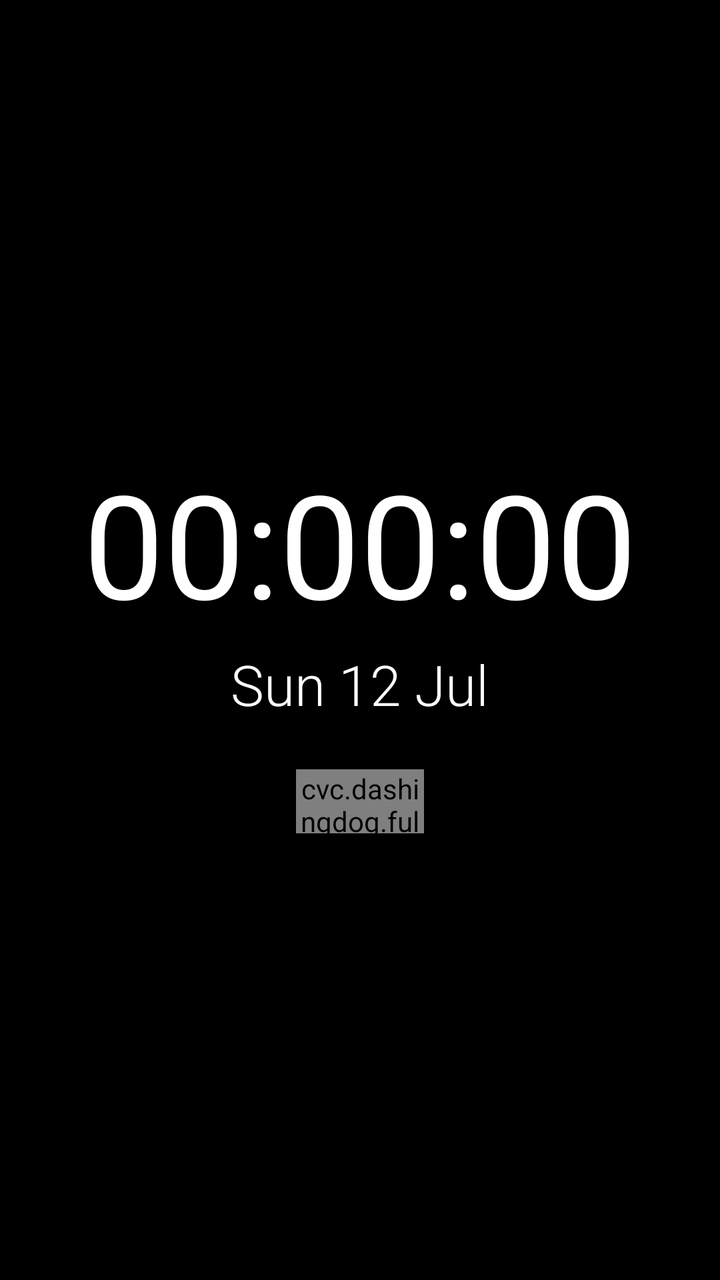
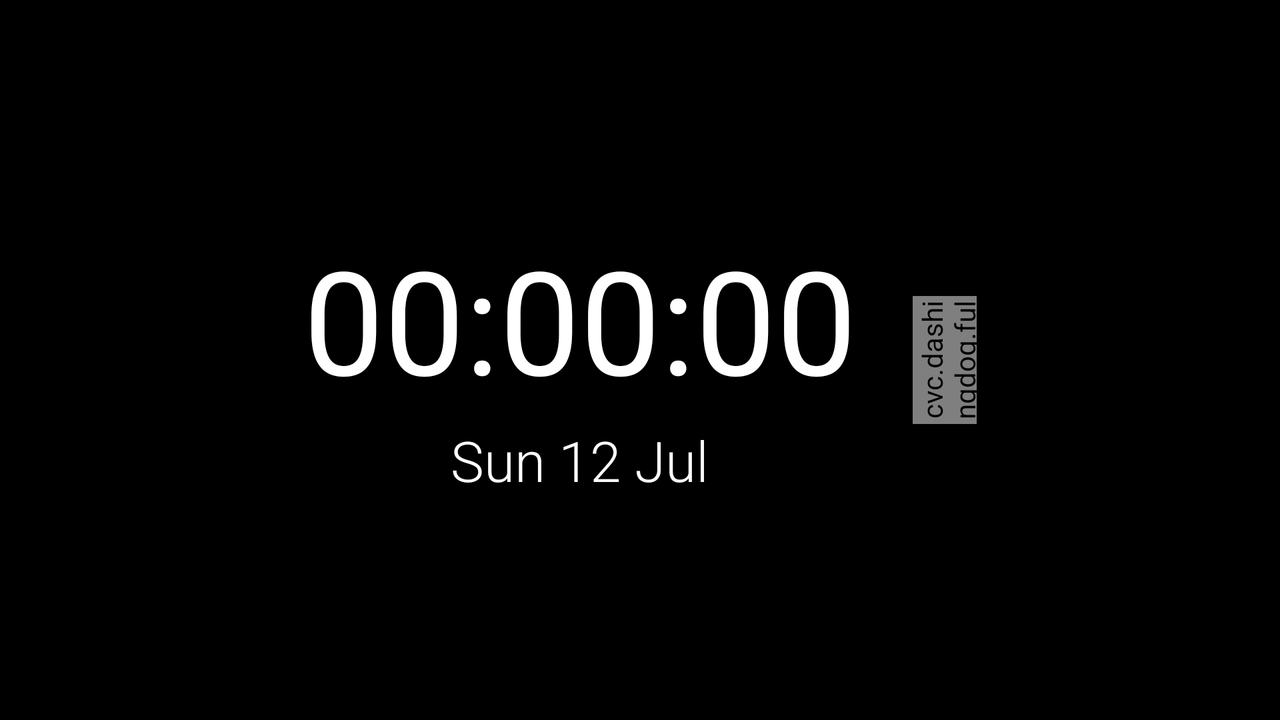

An Android layout and its configuration variant, each rendered on a device that would load it. The default file and the variant file are quoted in full after the pictures.
<!-- AndroidManifest.xml: application theme Theme.FullScreenKlok -->
<!-- res/layout/activity_main.xml -->
<?xml version="1.0" encoding="utf-8"?>
<androidx.constraintlayout.widget.ConstraintLayout
    xmlns:android="http://schemas.android.com/apk/res/android"
    xmlns:app="http://schemas.android.com/apk/res-auto"
    android:layout_width="match_parent"
    android:layout_height="match_parent"
    android:background="@color/black"
    android:clickable="false"
    android:focusable="false">

    <LinearLayout
        android:id="@+id/blockContainer"
        android:layout_width="wrap_content"
        android:layout_height="wrap_content"
        android:orientation="vertical"
        android:gravity="center_horizontal"
        android:clickable="false"
        android:focusable="false"
        app:layout_constraintTop_toTopOf="parent"
        app:layout_constraintBottom_toBottomOf="parent"
        app:layout_constraintStart_toStartOf="parent"
        app:layout_constraintEnd_toEndOf="parent">

        <TextView
            android:id="@+id/timeText"
            android:layout_width="wrap_content"
            android:layout_height="wrap_content"
            android:text="00:00:00"
            android:textColor="@color/white"
            android:textSize="72sp"
            android:fontFamily="sans-serif"
            android:clickable="false"
            android:focusable="false" />

        <TextView
            android:id="@+id/dateText"
            android:layout_width="wrap_content"
            android:layout_height="wrap_content"
            android:text="Sun 12 Jul"
            android:textColor="@color/white"
            android:textSize="28sp"
            android:fontFamily="sans-serif-light"
            android:layout_marginTop="4dp"
            android:clickable="false"
            android:focusable="false" />

        <cvc.dashingdog.fullscreenklok.BatteryView
            android:id="@+id/batteryView"
            android:layout_width="64dp"
            android:layout_height="32dp"
            android:layout_marginTop="24dp"
            android:clickable="false"
            android:focusable="false" />

    </LinearLayout>

</androidx.constraintlayout.widget.ConstraintLayout>
<!-- resources referenced by this layout -->
<resources>
  <color name="black">#FF000000</color>
  <color name="white">#FFFFFFFF</color>
  <style name="Theme.FullScreenKlok" parent="Base.Theme.FullScreenKlok" />
  <style name="Base.Theme.FullScreenKlok" parent="Theme.Material3.DayNight.NoActionBar">
          
          
      </style>
</resources>
<!-- res/layout-land/activity_main.xml (the repository's variant of the layout above) -->
<!-- drawn on the phone turned sideways -->
<?xml version="1.0" encoding="utf-8"?>
<androidx.constraintlayout.widget.ConstraintLayout
    xmlns:android="http://schemas.android.com/apk/res/android"
    xmlns:app="http://schemas.android.com/apk/res-auto"
    android:layout_width="match_parent"
    android:layout_height="match_parent"
    android:background="@color/black"
    android:clickable="false"
    android:focusable="false">

    <LinearLayout
        android:id="@+id/blockContainer"
        android:layout_width="wrap_content"
        android:layout_height="wrap_content"
        android:orientation="horizontal"
        android:gravity="center_vertical"
        android:clickable="false"
        android:focusable="false"
        app:layout_constraintTop_toTopOf="parent"
        app:layout_constraintBottom_toBottomOf="parent"
        app:layout_constraintStart_toStartOf="parent"
        app:layout_constraintEnd_toEndOf="parent">

        <LinearLayout
            android:layout_width="wrap_content"
            android:layout_height="wrap_content"
            android:orientation="vertical"
            android:gravity="center_horizontal"
            android:clickable="false"
            android:focusable="false">

            <TextView
                android:id="@+id/timeText"
                android:layout_width="wrap_content"
                android:layout_height="wrap_content"
                android:text="00:00:00"
                android:textColor="@color/white"
                android:textSize="72sp"
                android:fontFamily="sans-serif"
                android:clickable="false"
                android:focusable="false" />

            <TextView
                android:id="@+id/dateText"
                android:layout_width="wrap_content"
                android:layout_height="wrap_content"
                android:text="Sun 12 Jul"
                android:textColor="@color/white"
                android:textSize="28sp"
                android:fontFamily="sans-serif-light"
                android:layout_marginTop="4dp"
                android:clickable="false"
                android:focusable="false" />

        </LinearLayout>

        
        <FrameLayout
            android:id="@+id/batteryWrapper"
            android:layout_width="32dp"
            android:layout_height="64dp"
            android:layout_marginStart="28dp"
            android:clickable="false"
            android:focusable="false">

            <cvc.dashingdog.fullscreenklok.BatteryView
                android:id="@+id/batteryView"
                android:layout_width="64dp"
                android:layout_height="32dp"
                android:layout_gravity="center"
                android:rotation="-90"
                android:clickable="false"
                android:focusable="false" />

        </FrameLayout>

    </LinearLayout>

</androidx.constraintlayout.widget.ConstraintLayout>
